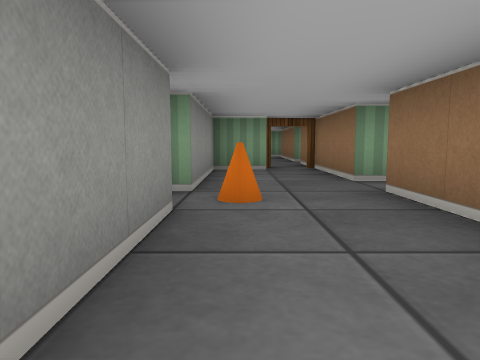
[1] (above)

24 first-person views from a walk through a cub3D ray-caster map. The camera is about half as high as the walls, tilts 6° down and sees 70° across. The floor is counted in squares. Each view is taken from the middle of a square. On the plan, view 1 faces up. The plan holds only what a view shows up to about 9 squares ahead; the rest is blank.

[2]
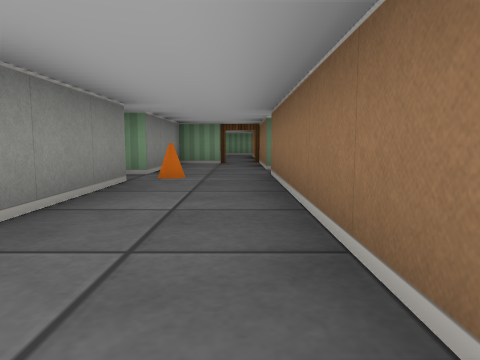

[3]
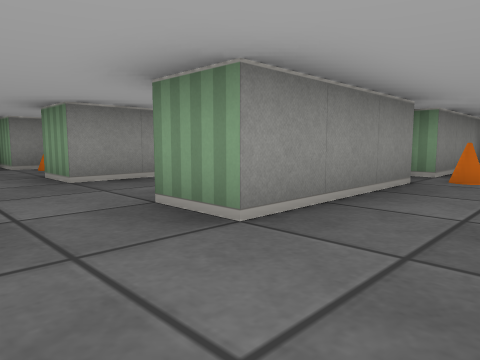

[4]
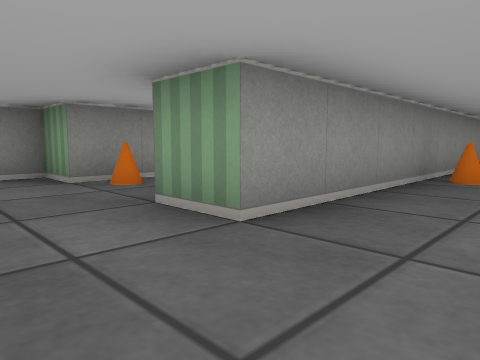

[5]
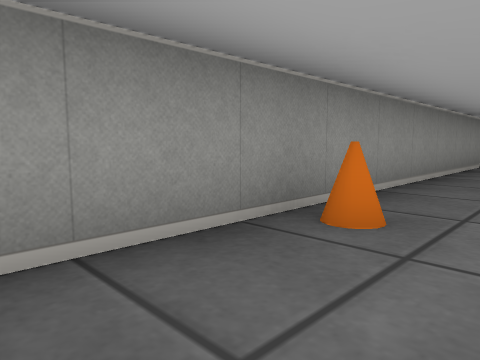

[6]
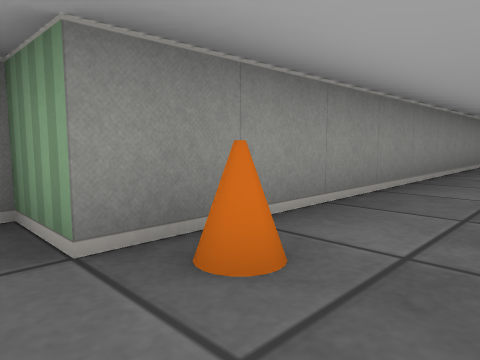

[7]
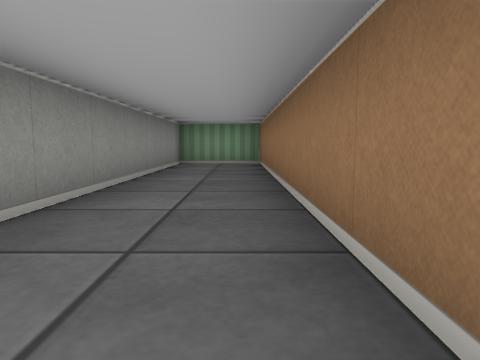

[8]
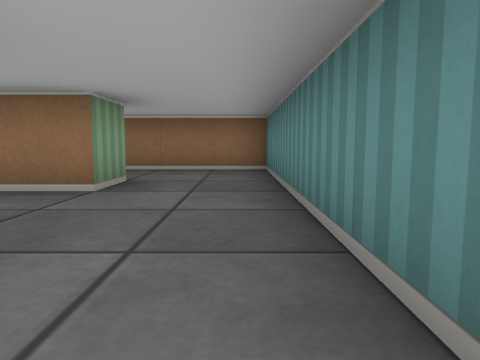

[9]
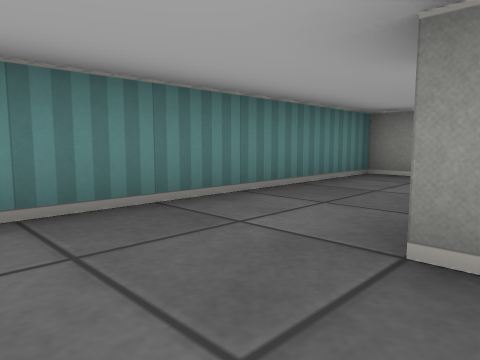

[10]
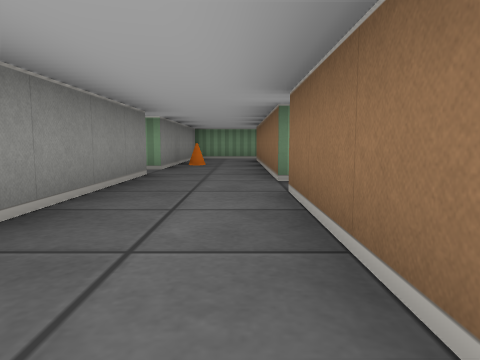

[11]
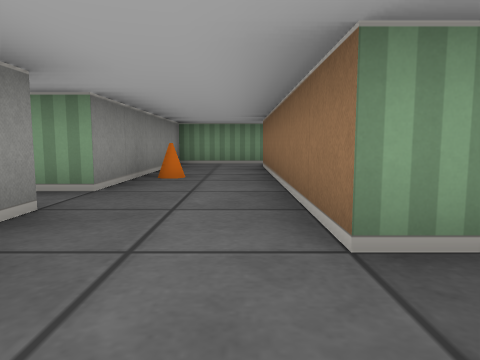

[12]
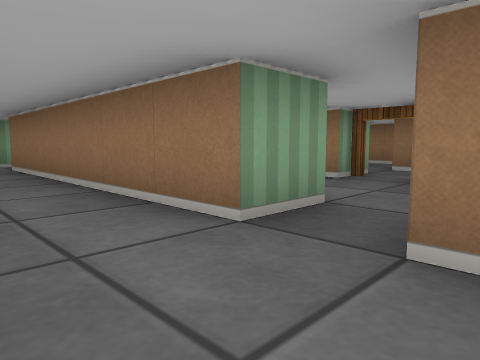

[13]
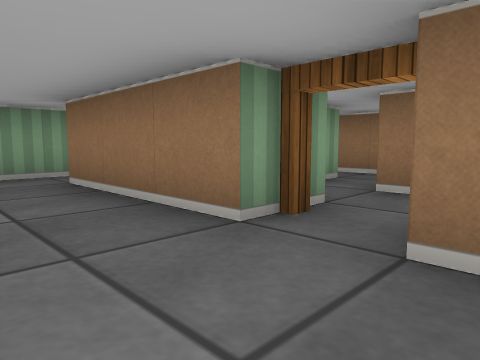

[14]
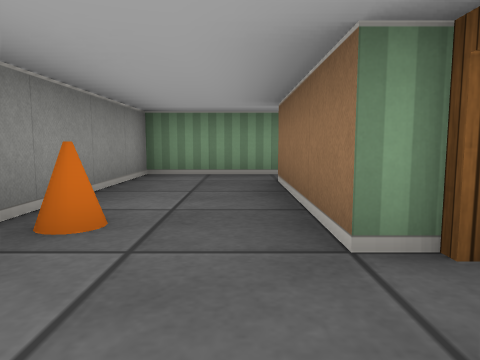

[15]
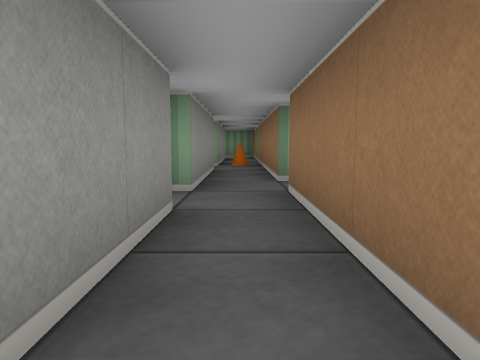

[16]
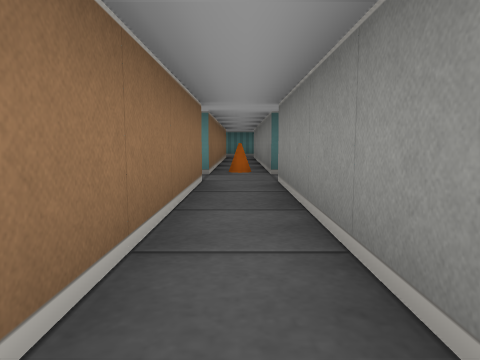

[17]
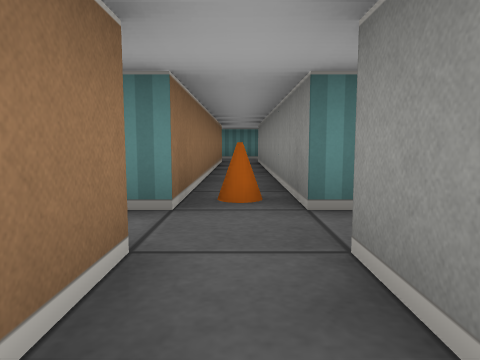

[18]
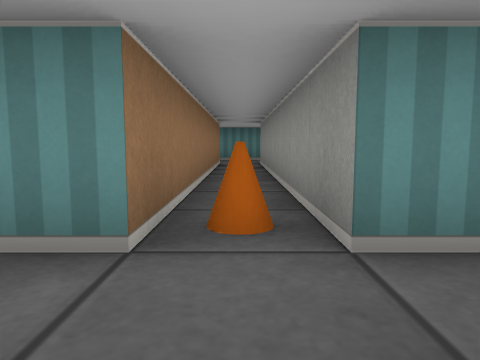

[19]
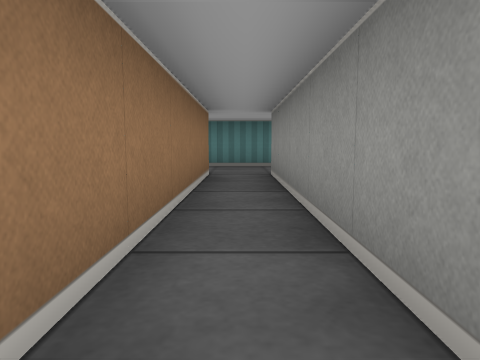

[20]
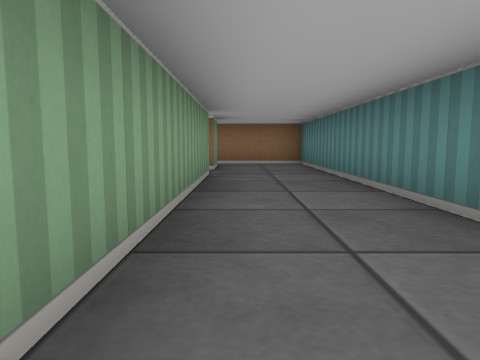

[21]
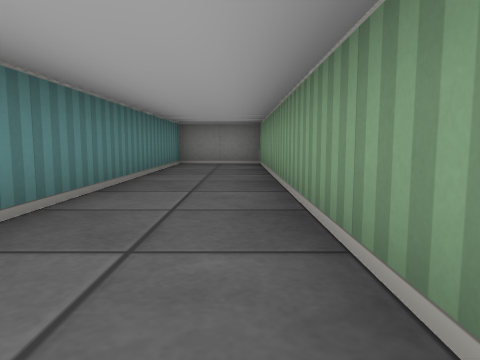

[22]
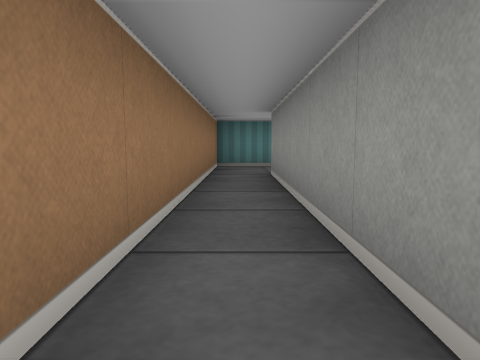

[23]
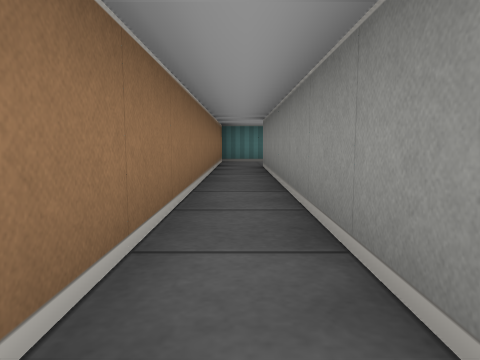

[24]
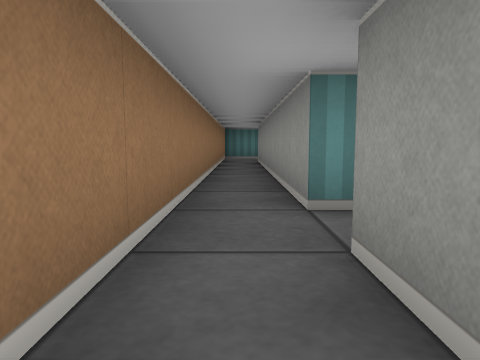

### Floor plan
Points are (right, up) in squares from view 1. A wall is a line through its corners. A room is listed if a view was taken in it or the views show most of it. See-through windows are left out.
Room 1 (views 1, 2, 3)
walls: (-0.5, 2.6) (-0.5, -0.5) (-1.5, -0.5); (1.5, 4.5) (1.5, 7); (0.6, 6.5) (-0.5, 6.5) (-0.5, 3.5); (-1.5, -2.5) (1.5, -2.5) (1.5, 3.5)
ways out: opening at (-1, -1.5) to room 2; open door at (-1, 3) to room 2; open door at (1, 7) to room 4; opening at (2, 4) to room 5
objects: cone (0, 3)
Room 2 (views 4, 5, 9, 10, 11, 12)
walls: (-1.5, 4.6) (-1.5, 7.5); (-1.5, -0.5) (-1.5, 0.5); (-3.5, 8.5) (-3.5, -0.5) (-4.5, -0.5); (-4.5, -2.5) (-1.5, -2.5)
ways out: opening at (-1, -1.5) to room 1; open door at (-1, 3) to room 1; opening at (-4, -1.5) to room 3; opening at (-1, 8) to room 4; opening at (-2.5, 9) to room 7
objects: cone (-3, 3)
Room 3 (views 6, 7, 8)
walls: (-4.5, 0.6) (-4.5, 8.5) (-6.5, 8.5) (-6.5, -0.5) (-7.5, -0.5) (-7.5, -2.5) (-4.5, -2.5)
ways out: opening at (-4, -1.5) to room 2
objects: cone (-6, 0)
Room 4 (views 13, 14)
walls: (-0.4, 8.5) (-1.5, 8.5); (1.5, 9.5) (1.5, 12.5); (1.5, 7) (1.5, 8.5); (1.5, 13.5) (-0.5, 13.5) (-0.5, 10)
ways out: open door at (1, 7) to room 1; opening at (-1, 8) to room 2; open door at (2, 9) to room 5; opening at (2, 13) to room 8
objects: cone (0, 10)
Room 5 (views 15, 16, 17, 18, 19, 20, 21)
walls: (3.5, -3.5) (3.5, 3.5); (1.9, 3.5) (2.5, 3.5) (2.5, -3.5) (-7.5, -3.5) (-7.5, -5.5) (3.5, -5.5); (2, 4.5) (1.5, 4.5); (3.5, 4.5) (3.5, 9.5); (2.5, 8.5) (2.5, 4.5); (2.5, 10.5) (2.5, 9.5)
ways out: opening at (2, 4) to room 1; open door at (2, 9) to room 4; opening at (4, -4.5) to room 6; opening at (4, 4) to room 6; opening at (4, 10) to room 6; opening at (3, 11.5) to room 8
objects: cone (3, 3)
Room 6 (views 22, 23, 24)
walls: (4.5, 5.4) (4.5, 4.5); (3.5, 3.5) (4.5, 3.5) (4.5, -3.5) (3.5, -3.5); (5.5, 10.2) (5.5, 11.1); (4.6, 10.5) (3.5, 10.5); (3.5, -5.5) (5.5, -5.5) (5.5, 5.4)
ways out: opening at (4, -4.5) to room 5; opening at (4, 4) to room 5; opening at (4, 10) to room 5
Room 7 (no view inside)
walls: (-3.5, 9.5) (-3.5, 8.5); (-1.5, 8.5) (-1.5, 14.5); (-1.2, 15.5) (-3.5, 15.5) (-3.5, 10.5) (-4.1, 10.5)
ways out: opening at (-2.5, 9) to room 2; opening at (-4, 10); opening at (-1, 15)
objects: cone (-3, 12)
Room 8 (no view inside)
walls: (2.5, 12.5) (2.5, 10.5); (2.5, 13.5) (1.5, 13.5); (3.5, 10.5) (3.5, 13.4)
ways out: opening at (2, 13) to room 4; opening at (3, 11.5) to room 5; opening at (3, 14.5)

Positions as (right, up) in squares from view 1, and headings:
1: (0, 0), facing up
2: (1, -2), facing up
3: (1, -2), facing up-left
4: (-2, -2), facing up-left
5: (-2, 1), facing up-left
6: (-5, -1), facing up-left
7: (-5, 0), facing up
8: (-5, -2), facing right
9: (-2, 0), facing down-left
10: (-2, 4), facing up
11: (-2, 7), facing up
12: (-3, 7), facing up-right
13: (0, 8), facing up-right
14: (1, 8), facing up
15: (3, 6), facing up
16: (3, 9), facing down
17: (3, 6), facing down
18: (3, 5), facing down
19: (3, 2), facing down
20: (-3, -4), facing right
21: (1, -4), facing left
22: (5, 2), facing down
23: (5, 4), facing down
24: (5, 6), facing down
